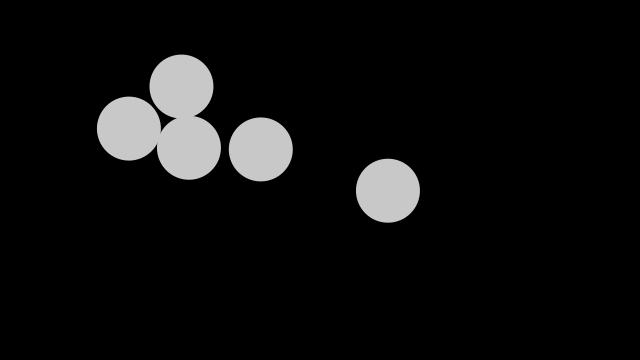
Frame 1 (no input)
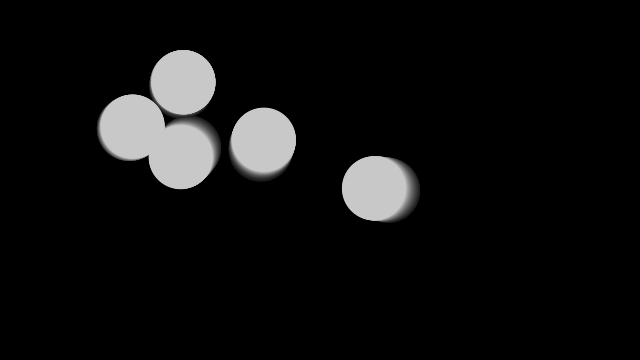
Frame 60 (the mouse pressed at the canvas centre just before this capture)
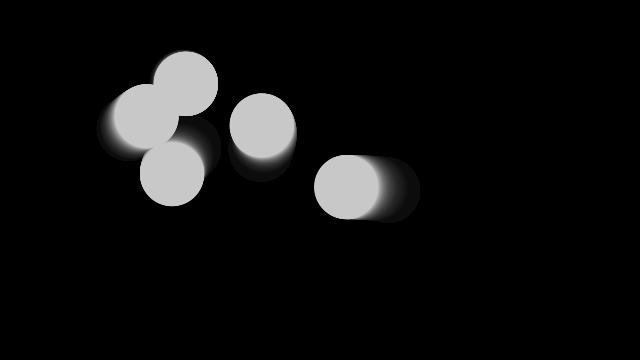
Frame 120 (the mouse held since frame 60 and released just before this capture)

The Processing sketch that drew these frames (run headless with seeded random() and noise(); from frame 60 on, the mouse is pressed at the canvas centre):

// Processing sketch: sketch_2DPerlinNoiseMovement
// ── sketch_2DPerlinNoiseMovement.pde
float xoff = 0.0;
float increment = 0.001; 
float yoff = 3.6;

int number = 5;

void setup() {
  size(640, 360);
  background(0);
  noStroke();
}

void draw() {
  // Create an alpha blended background
  fill(0, 10);
  rect(0, 0, width, height);
  
  //float n_x = random(0, width);  // random instead of noise
  //float n_y = random(0, height);
  
  // Get a noise value based on xoff and scale it according to the window's width
  float[] n_x = new float[number];
  float[] n_y = new float[number];
  for (int i = 0; i < number; i++) {
    n_x[i] = noise(xoff + 5 * i)*width;
    n_y[i] = noise(yoff + 5 * i)*height;
  }
  
  
  
  // With each cycle, increment xoff
  xoff += increment;
  yoff += increment;
  
  // Draw the ellipse at the value produced by perlin noise
  fill(200);
  for (int i = 0; i < number; i++) {
    circle(n_x[i], n_y[i], 64);
  }
}
